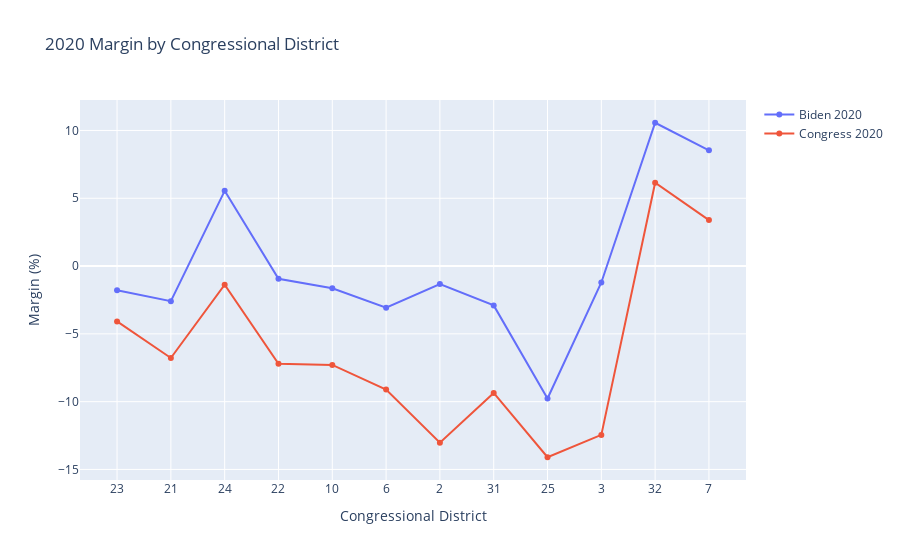

Notebook cell for this chart:
### Markdown cell above
# I. Congress 2020 vs Biden 2020 by CD

### Code cell
fig = go.Figure()
fig.add_trace(go.Scatter(x=data['CD'], y=data['2020 PRES'],
                    mode='lines+markers',
                    name='Biden 2020'))
fig.add_trace(go.Scatter(x=data['CD'], y=data['2020 US REP'],
                    mode='lines+markers',
                    name='Congress 2020'))
fig.update_xaxes(type='category',title_text='Congressional District')
fig.update_yaxes(title_text='Margin (%)')
fig.update_layout(title='2020 Margin by Congressional District')
fig.show()
fig.write_html("plot1.html")

### Figure 1 — Plotly figure (JSON) as saved in the notebook; plotly's stock layout.template omitted (floating-point values rounded to 4 significant figures)
{"data": [{"mode": "lines+markers", "name": "Biden 2020", "type": "scatter", "x": ["23", "21", "24", "22", "10", "6", "2", "31", "25", "3", "32", "7"], "y": ["-1.78%", "-2.59%", "5.55%", "-0.94%", "-1.64%", "-3.07%", "-1.32%", "-2.90%", "-9.77%", "-1.21%", "10.57%", "8.54%"]}, {"mode": "lines+markers", "name": "Congress 2020", "type": "scatter", "x": ["23", "21", "24", "22", "10", "6", "2", "31", "25", "3", "32", "7"], "y": ["-4.08%", "-6.78%", "-1.38%", "-7.20%", "-7.29%", "-9.11%", "-13.03%", "-9.36%", "-14.10%", "-12.45%", "6.15%", "3.39%"]}], "layout": {"title": {"text": "2020 Margin by Congressional District"}, "xaxis": {"title": {"text": "Congressional District"}, "type": "category"}, "yaxis": {"title": {"text": "Margin (%)"}}}}
